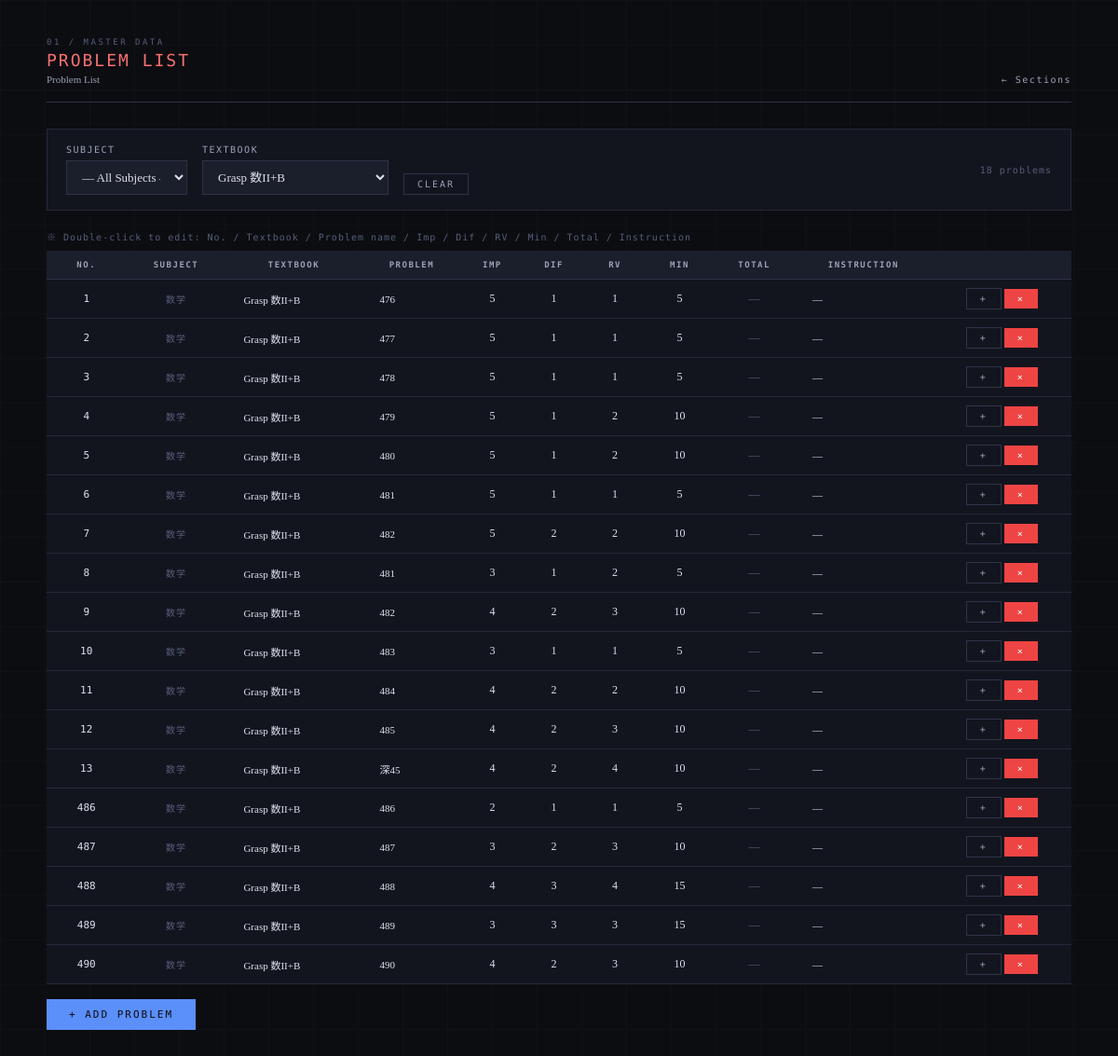
Page /problems/list?textbook_id=5 on the earlier database version.
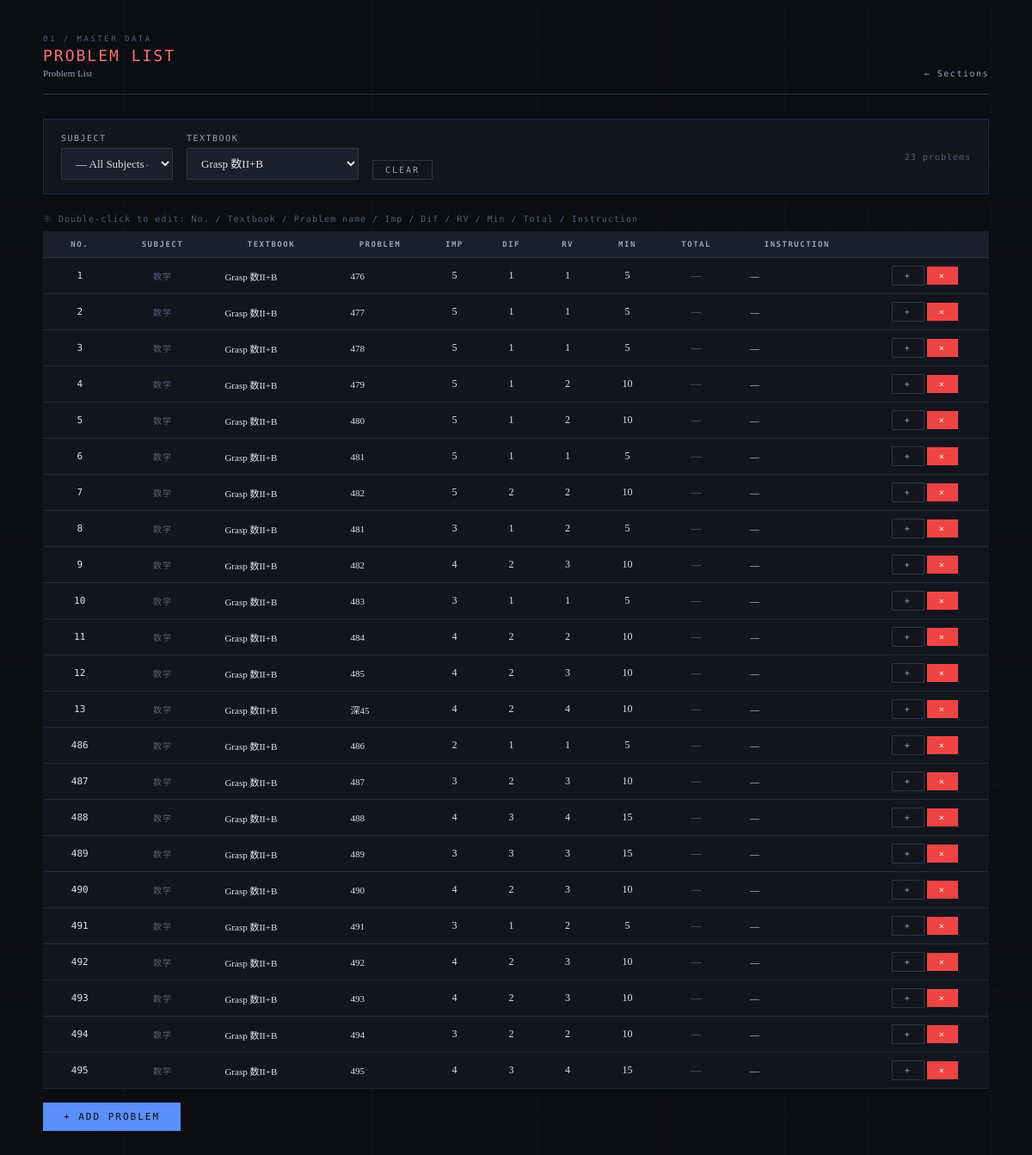
Same page on the later database version.
### tables this page shows
CREATE TABLE problems (
            problem_id INTEGER PRIMARY KEY AUTOINCREMENT,
            subject TEXT NOT NULL,
            textbook TEXT NOT NULL,
            problem_number TEXT NOT NULL,
            importance TEXT NOT NULL,
            type TEXT NOT NULL
        , instruction TEXT, difficulty INTEGER DEFAULT 3, review_value INTEGER DEFAULT 3, estimated_minutes INTEGER DEFAULT 15, textbook_id INTEGER, section_id INTEGER, order_in_textbook INTEGER, total_minutes INTEGER DEFAULT NULL);

### app.py (the view)
@app.route("/problems/list")
def problems_list():
    conn = get_connection()
    c = conn.cursor()
    subject     = request.args.get("subject", "")
    textbook_id = request.args.get("textbook_id", "")
    query = """
        SELECT p.problem_id, p.subject, p.textbook, p.textbook_id,
               p.problem_number, p.importance, p.difficulty, p.review_value,
               p.estimated_minutes, p.total_minutes, p.instruction, p.order_in_textbook
        FROM problems p
        WHERE 1=1
    """
    params = []
    if subject:
        query += " AND p.subject=?"
        params.append(subject)
    if textbook_id:
        query += " AND p.textbook_id=?"
        params.append(textbook_id)
    query += " ORDER BY p.order_in_textbook, p.problem_id"
    c.execute(query, params)
    problems = c.fetchall()
    c.execute("SELECT DISTINCT subject FROM problems ORDER BY subject")
    all_subjects = [r["subject"] for r in c.fetchall()]
    if subject:
        c.execute("""
            SELECT t.textbook_id, t.name, t.subject
            FROM textbooks t
            WHERE t.subject=?
            ORDER BY t.name
        """, (subject,))
    else:
        c.execute("""
            SELECT t.textbook_id, t.name, t.subject
            FROM textbooks t
            ORDER BY t.subject, t.name
        """)
    all_textbooks = c.fetchall()
    c.execute("SELECT * FROM students ORDER BY student_id")
    students_list = c.fetchall()
    conn.close()
    return render_template("problems_list.html",
                           problems=problems,
                           all_subjects=all_subjects,
                           all_textbooks=all_textbooks,
                           selected_subject=subject,
                           selected_textbook=textbook_id,
                           students=students_list)

### database.py (called while the page is built)
def get_connection():
    conn = sqlite3.connect(DB_PATH)
    conn.row_factory = sqlite3.Row
    return conn

### templates/problems_list.html (shortened to what the changed rows need)
<!DOCTYPE html>
<html lang="ja">
<head>
</head>
<body>
<div class="container">
  <div class="card fade-in" style="padding:16px 20px;">
    <form method="GET" id="filter-form"
          style="display:flex;gap:16px;align-items:flex-end;flex-wrap:wrap;">
      <div>
        <label>Subject</label>
        <select name="subject" id="filter-subject" style="width:130px;"
                onchange="updateTextbooks(); this.form.submit();">
        </select>
      </div>
      <div>
        <label>Textbook</label>
        <select name="textbook_id" id="filter-textbook" style="width:200px;" onchange="this.form.submit();">
        </select>
      </div>
      {% if selected_subject or selected_textbook %}
      <a href="/problems/list" class="btn btn-ghost btn-sm">Clear</a>
      {% endif %}
      <span class="meta-text" style="margin-left:auto;align-self:center;">
        {{ problems|length }} problems
      </span>
    </form>
  </div>
  <div class="fade-in" style="overflow-x:auto;">
  <table class="data-table" id="problem-table">
    <thead>
      <tr>
        <th>No.</th><th>Subject</th><th>Textbook</th><th>Problem</th>
        <th>Imp</th><th>Dif</th><th>RV</th><th>Min</th><th>Total</th>
        <th>Instruction</th><th></th>
      </tr>
    </thead>
    <tbody>
    {% for p in problems %}
    <tr id="prow-{{ p.problem_id }}">
      <td class="editable-cell" data-problem="{{ p.problem_id }}"
        data-field="order_in_textbook">
        <span class="editable" ondblclick="startNumEdit(this, 1, 9999, 1)"
          style="font-family:'DM Mono',monospace;font-size:11px;">
          {{ p.order_in_textbook or '—' }}
        </span>
      </td>
      <td class="meta-text">{{ p.subject }}</td>
      <td class="editable-cell left" data-problem="{{ p.problem_id }}"
        data-field="textbook" style="max-width:140px;position:relative;">
        <span class="editable" ondblclick="startTextbookEdit(this)"
          style="font-size:11px;display:block;overflow:hidden;
            text-overflow:ellipsis;white-space:nowrap;max-width:140px;">
          {{ p.textbook }}
        </span>
      </td>
      <td class="editable-cell left" data-problem="{{ p.problem_id }}" data-field="problem_number"
        style="max-width:160px;">
        <span class="editable" ondblclick="startTextLineEdit(this)"
          style="font-size:11px;display:block;overflow:hidden;text-overflow:ellipsis;white-space:nowrap;max-width:160px;">
          {{ p.problem_number }}
        </span>
      </td>
      <td class="editable-cell" data-problem="{{ p.problem_id }}" data-field="importance">
        <span class="editable" ondblclick="startNumEdit(this)">{{ p.importance }}</span>
      </td>
      <td class="editable-cell" data-problem="{{ p.problem_id }}" data-field="difficulty">
        <span class="editable" ondblclick="startNumEdit(this)">{{ p.difficulty }}</span>
      </td>
      <td class="editable-cell" data-problem="{{ p.problem_id }}" data-field="review_value">
        <span class="editable" ondblclick="startNumEdit(this)">{{ p.review_value }}</span>
      </td>
      <td class="editable-cell" data-problem="{{ p.problem_id }}" data-field="estimated_minutes">
        <span class="editable" ondblclick="startNumEdit(this, 5, 120, 5)">{{ p.estimated_minutes }}</span>
      </td>
      <td class="editable-cell" data-problem="{{ p.problem_id }}" data-field="total_minutes"><span class="editable" ondblclick="startNumEdit(this, 5, 999, 5)" style="color:var(--text-dim);">{{ p.total_minutes if p.total_minutes else '—' }}</span></td>
      <td class="editable-cell left" data-problem="{{ p.problem_id }}" data-field="instruction"
        style="max-width:180px;">
        <span class="editable" ondblclick="startTextEdit(this)"
          style="font-size:11px;display:block;overflow:hidden;text-overflow:ellipsis;white-space:nowrap;max-width:180px;">
          {{ p.instruction or '—' }}
        </span>
      </td>
      <td>
        <button class="btn btn-ghost btn-sm"
          onclick="showAddAssignment({{ p.problem_id }})"
          title="Add to assignments">+</button>
        <button class="btn btn-danger btn-sm"
          onclick="deleteProblem({{ p.problem_id }}, this)">×</button>
      </td>
    </tr>
    {% endfor %}
    </tbody>
  </table>
  </div>
</div>
</body>
</html>

Differences in the rows shown:
added problems: order_in_textbook "491", subject "数学", textbook "Grasp 数II+B", problem_number "491", importance "3", difficulty "1", review_value "2", estimated_minutes "5", total_minutes "—", instruction "—"
added problems: order_in_textbook "492", subject "数学", textbook "Grasp 数II+B", problem_number "492", importance "4", difficulty "2", review_value "3", estimated_minutes "10", total_minutes "—", instruction "—"
added problems: order_in_textbook "493", subject "数学", textbook "Grasp 数II+B", problem_number "493", importance "4", difficulty "2", review_value "3", estimated_minutes "10", total_minutes "—", instruction "—"
added problems: order_in_textbook "494", subject "数学", textbook "Grasp 数II+B", problem_number "494", importance "3", difficulty "2", review_value "2", estimated_minutes "10", total_minutes "—", instruction "—"
added problems: order_in_textbook "495", subject "数学", textbook "Grasp 数II+B", problem_number "495", importance "4", difficulty "3", review_value "4", estimated_minutes "15", total_minutes "—", instruction "—"
Other differences:
{{ problems|length }}: "18" → "23"
